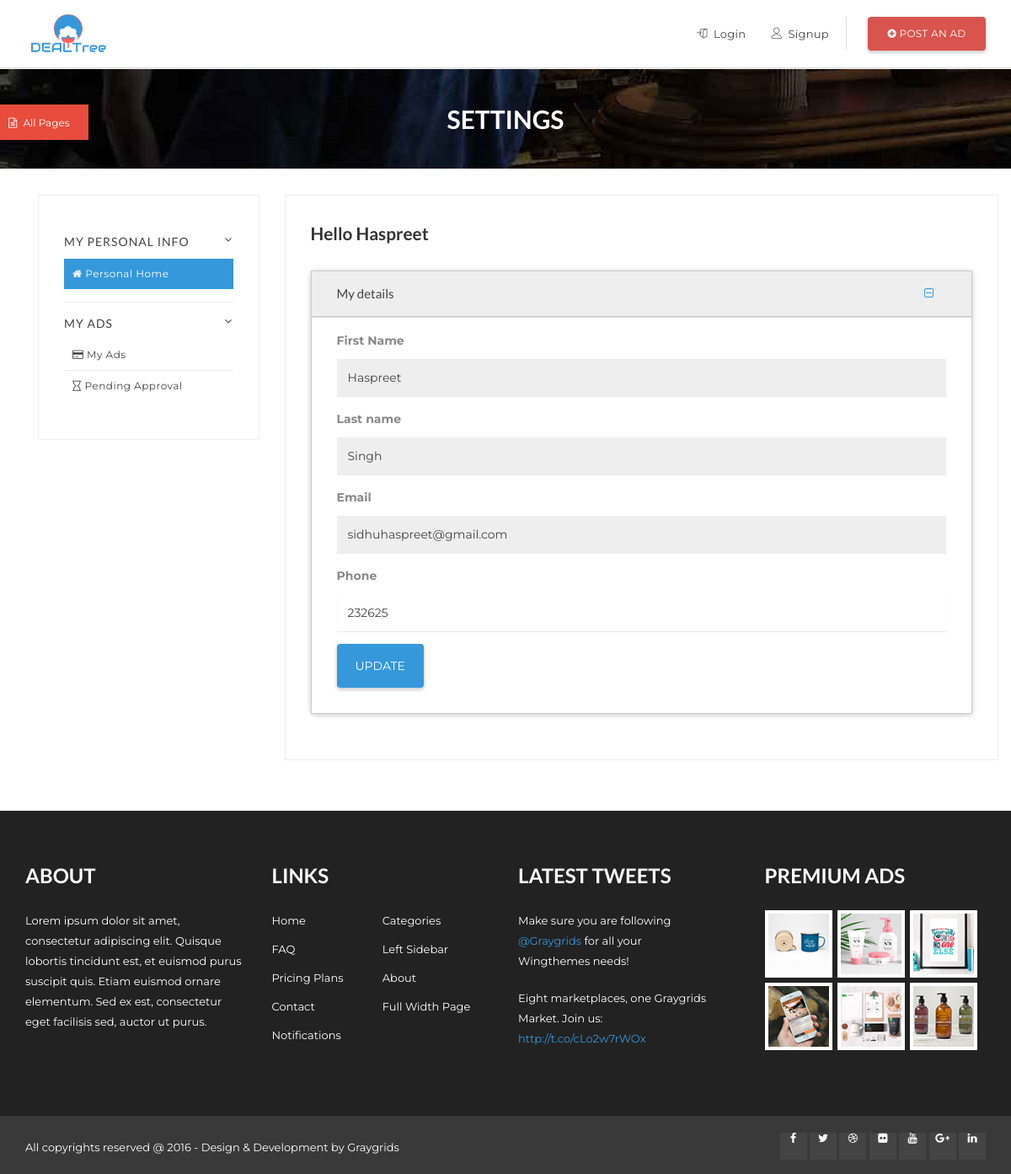
The page /classix-free/pages/account-home1.php (signed in) on the database its author committed.
### tables this page shows
CREATE TABLE `user` (
  `userid` int(11) NOT NULL,
  `username` varchar(32) NOT NULL,
  `password` varchar(32) NOT NULL,
  `active` int(11) NOT NULL DEFAULT '0',
  `firstname` varchar(32) NOT NULL,
  `lastname` varchar(32) NOT NULL,
  `phone` int(10) NOT NULL,
  `email` varchar(32) NOT NULL
);

### classix-free/pages/account-home1.php (the view, shortened to what this page needs)
<?php
include 'core/connection.php';
if (isset($_SESSION["id"])){
	$userid = $_SESSION["id"];
	$query = "SELECT * FROM `user` where `userid`=?";
	$pds = $conn-> prepare($query);
	$pds-> execute(array($userid));
	$row = $pds->fetchAll();
		foreach($row as $value){
		$firstname = $value['firstname'];
		$lastname = $value['lastname'];
		$phone = $value['phone'];
		$email = $value['email'];
		}
	}
	?>
<html lang="en">
  <head>
    <link rel="stylesheet" href="assets/css/bootstrap.min.css" type="text/css">
    <link rel="stylesheet" href="assets/css/jasny-bootstrap.min.css" type="text/css">
    <link rel="stylesheet" href="assets/css/jasny-bootstrap.min.css" type="text/css">
    <link rel="stylesheet" href="assets/css/material-kit.css" type="text/css">
    <link rel="stylesheet" href="assets/css/font-awesome.min.css" type="text/css">
    <link rel="stylesheet" href="assets/fonts/line-icons/line-icons.css" type="text/css">
    <link rel="stylesheet" href="assets/fonts/line-icons/line-icons.css" type="text/css">
    <link rel="stylesheet" href="assets/css/main.css" type="text/css">
    <link rel="stylesheet" href="assets/extras/animate.css" type="text/css">
    <link rel="stylesheet" href="assets/extras/owl.carousel.css" type="text/css">
    <link rel="stylesheet" href="assets/extras/owl.theme.css" type="text/css">
    <link rel="stylesheet" href="assets/extras/settings.css" type="text/css">
    <link rel="stylesheet" href="assets/css/responsive.css" type="text/css">
    <link rel="stylesheet" href="assets/css/bootstrap-select.min.css">
  </head>
  <body>
    <div class="header">
      <nav class="navbar navbar-default main-navigation" role="navigation">
        <div class="container">
          <div class="navbar-header">
            <a class="navbar-brand logo" href="index.html"><img src="assets/img/logo1.png" alt=""></a>
          </div>
          <div class="collapse navbar-collapse" id="navbar">
            <ul class="nav navbar-nav navbar-right">
              <li><a href="login.html"><i class="lnr lnr-enter"></i> Login</a></li>
              <li><a href="signup.html"><i class="lnr lnr-user"></i> Signup</a></li>
              <li class="postadd">
                <a class="btn btn-danger btn-post" href="post-ads.html"><span class="fa fa-plus-circle"></span> Post an Ad</a>
              </li>
            </ul>
          </div>
        </div>
      </nav>
      <div class="tbtn wow pulse" id="menu" data-wow-iteration="infinite" data-wow-duration="500ms" data-toggle="offcanvas" data-target=".navmenu">
        <p><i class="fa fa-file-text-o"></i> All Pages</p>
      </div>
    </div>
    <div class="page-header" style="background: url(assets/img/banner1.jpg);">
      <div class="container">
        <div class="row">
          <div class="col-md-12">
            <div class="breadcrumb-wrapper">
              <h2 class="page-title">Settings</h2>
            </div>
          </div>
        </div>
      </div>
    </div>
    <section id="content">
      <div class="container">
          <div class="row">
				<div class="col-sm-3 page-sideabr">
				<aside>
				<div class="inner-box">
				<div class="user-panel-sidebar">
				<div class="collapse-box">
				<h5 class="collapset-title no-border">
				My Personal Info
				<a class="pull-right" aria-expanded="true" data-toggle="collapse" href="#myclassified">
				<i class="fa fa-angle-down"></i>
				</a>
				</h5>
				<div id="myclassified" class="panel-collapse collapse in" aria-expanded="true">
				<ul class="acc-list">
				<li class="active">
				<a href="account-home.html">
				<i class="fa fa-home"></i>
				Personal Home
				</a>
				</li>
				</ul>
				</div>
				</div>
				<div class="collapse-box">
				<h5 class="collapset-title">
				My Ads
				<a class="pull-right" aria-expanded="true" data-toggle="collapse" href="#myads">
				<i class="fa fa-angle-down"></i>
				</a>
				</h5>
				<div id="myads" class="panel-collapse collapse in" aria-expanded="true">
				<ul class="acc-list">
				<li>
				<a href="account-myads.html">
				<i class="fa fa-credit-card"></i>
				My Ads
				</a>
				</li>
				<li>
					<a href="account-pending-approval-ads.html">
					<i class="fa fa-hourglass-o"></i>
					Pending Approval
					</a>
					</li>
					</ul>
						</div>
						</div>
						</div>
						</div>
						</aside>
						</div>
						<div class="col-sm-9 page-content">
						<div class="inner-box">
						<div class="welcome-msg">
						<h3 class="page-sub-header2 clearfix no-padding">Hello <?php echo $firstname; ?> </h3>
						</div>
						<div id="accordion" class="panel-group">
						<div class="panel panel-default">
						<div class="panel-heading">
						<h4 class="panel-title">
						<a href="#collapseB1" data-toggle="collapse"> My details </a>
						</h4>
						</div>
						<div id="collapseB1" class="panel-collapse collapse in">
						<div class="panel-body">
						<form role="form" action="account-home1.php" method="POST"  enctype = "multipart/form-data">
						<div class="form-group is-empty">
<label class="control-label">First Name</label>
<input class="form-control" name="firstname" id="firstname" disabled="disabled" value="<?php echo $firstname; ?>" type="text">
</div>
<div class="form-group is-empty">
<label class="control-label">Last name</label>
<input class="form-control" name="lastname" id="lastname" disabled="disabled" value="<?php echo $lastname; ?>" type="text">
</div>
<div class="form-group is-empty">
<label class="control-label">Email</label>
<input class="form-control" name="email" id="email" disabled="disabled" value="<?php echo $email; ?>" type="email">
</div>
<div class="form-group is-empty">
<label class="control-label" for="Phone">Phone</label>
<input id="Phone" class="form-control" name="phone" id="phone"  value="<?php echo $phone; ?>" type="text">
</div>
<div class="form-group">
<button class="btn btn-common" type="submit">Update</button>
</div>
</form>
						</div>
						</div>
						</div>
						</div>
						</div>
						</div>
						</div>
						</div>
    </section>
    <footer>
    	<section class="footer-Content">
    		<div class="container">
    			<div class="row">
    				<div class="col-md-3 col-sm-6 col-xs-12">
              <div class="widget">
                <h3 class="block-title">About</h3>
                <div class="textwidget">
                  <p>Lorem ipsum dolor sit amet, consectetur adipiscing elit. Quisque lobortis tincidunt est, et euismod purus suscipit quis. Etiam euismod ornare elementum. Sed ex est, consectetur eget facilisis sed, auctor ut purus.</p>
                </div>
              </div>
            </div>
    				<div class="col-md-3 col-sm-6 col-xs-12">
    					<div class="widget">
    						<h3 class="block-title">Links</h3>
  							<ul class="menu">
                  <li><a href="#">Home</a></li>
                  <li><a href="#">Categories</a></li>
                  <li><a href="#">FAQ</a></li>
                  <li><a href="#">Left Sidebar</a></li>
                  <li><a href="#">Pricing Plans</a></li>
                  <li><a href="#">About</a></li>
                  <li><a href="#">Contact</a></li>
                  <li><a href="#">Full Width Page</a></li>
                  <li><a href="#">Notifications</a></li>
                </ul>
    					</div>
    				</div>
    				<div class="col-md-3 col-sm-6 col-xs-12">
    					<div class="widget">
                <h3 class="block-title">Latest Tweets</h3>
                <div class="twitter-content clearfix">
                  <ul class="twitter-list">
                    <li class="clearfix">
                      <span>
                        Make sure you are following
                        <a href="#">@Graygrids</a> for all your Wingthemes needs!
                      </span>
                    </li>
                    <li class="clearfix">
                      <span>
                        Eight marketplaces, one Graygrids Market. Join us:
                        <a href="#">http://t.co/cLo2w7rWOx</a>
                      </span>
                    </li>
                  </ul>
                </div>
              </div>
    				</div>
    				<div class="col-md-3 col-sm-6 col-xs-12">
    					<div class="widget">
    						<h3 class="block-title">Premium Ads</h3>
                <ul class="featured-list">
                  <li>
                    <img alt="" src="assets/img/featured/img1.jpg">
                  </li>
                  <li>
                    <img alt="" src="assets/img/featured/img2.jpg">
                  </li>
                  <li>
                    <img alt="" src="assets/img/featured/img3.jpg">
                  </li>
                  <li>
                    <img alt="" src="assets/img/featured/img4.jpg">
                  </li>
                  <li>
                    <img alt="" src="assets/img/featured/img5.jpg">
                  </li>
                  <li>
                    <img alt="" src="assets/img/featured/img6.jpg">
                  </li>
                </ul>
    					</div>
    				</div>
    			</div>
    		</div>
    	</section>
    	<div id="copyright">
    		<div class="container">
    			<div class="row">
    				<div class="col-md-12">
              <div class="site-info pull-left">
                <p>All copyrights reserved @ 2016 - Design & Development by <a href="http://graygrids.com">Graygrids</a></p>
              </div>
              <div class="bottom-social-icons social-icon pull-right">
                <a class="facebook" target="_blank" href="https://web.facebook.com/GrayGrids"><i class="fa fa-facebook"></i></a>
                <a class="twitter" target="_blank" href="https://twitter.com/GrayGrids"><i class="fa fa-twitter"></i></a>
                <a class="dribble" target="_blank" href="https://dribbble.com/"><i class="fa fa-dribbble"></i></a>
                <a class="flickr" target="_blank" href="https://www.flickr.com/"><i class="fa fa-flickr"></i></a>
                <a class="youtube" target="_blank" href="https://youtube.com"><i class="fa fa-youtube"></i></a>
                <a class="google-plus" target="_blank" href="https://plus.google.com"><i class="fa fa-google-plus"></i></a>
                <a class="linkedin" target="_blank" href="https://www.linkedin.com/"><i class="fa fa-linkedin"></i></a>
              </div>
    				</div>
    			</div>
    		</div>
    	</div>
    </footer>
  </body>
</html>

### rows shown on the page
user: firstname "Haspreet", lastname "Singh", email "sidhuhaspreet@gmail.com", phone "232625"
